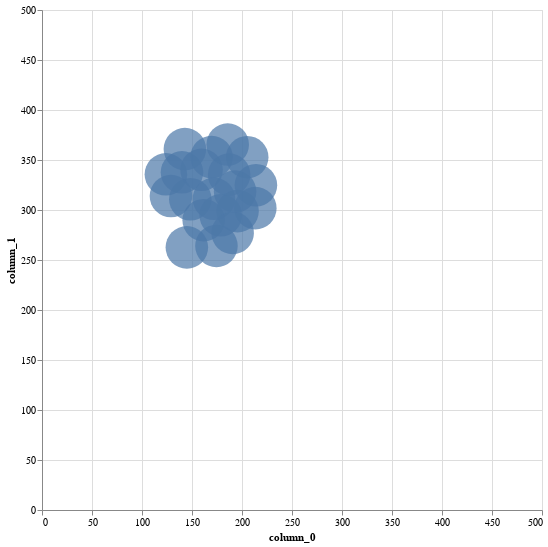

Write notebook code for a chart like this one.
### Markdown cell above
In `vega`, the `size` corresponds to the actual area size. 
The chart specifies 500px by 500 px.
If we assume that the charts need to be at least 8 px apart from each other, let's say we do a `12px` for the actual radius of the marks.

### Code cell
(
    
    alt.Chart(df).mark_point(filled = True, size = np.pi * 24 * 24).encode(
        alt.X('column_0').scale(domain=(0, 500)),
        alt.Y('column_1').scale(domain=(0, 500))
    ).properties(
        width = 500,
        height = 500
    )
)

### Figure 1 — Vega-Lite specification as saved in the notebook (floating-point values rounded to 4 significant figures)
{"config": {"view": {"continuousWidth": 300, "continuousHeight": 300}}, "data": {"name": "data-e5909f5ff004bd4ac74a4978fb7375a6"}, "mark": {"type": "point", "filled": true, "size": 1810.0}, "encoding": {"x": {"field": "column_0", "scale": {"domain": [0, 500]}, "type": "quantitative"}, "y": {"field": "column_1", "scale": {"domain": [0, 500]}, "type": "quantitative"}}, "height": 500, "width": 500, "$schema": "https://vega.github.io/schema/vega-lite/v6.1.0.json", "datasets": {"data-e5909f5ff004bd4ac74a4978fb7375a6": [{"column_0": 187.1, "column_1": 335.4}, {"column_0": 193.1, "column_1": 318.4}, {"column_0": 205.2, "column_1": 352.8}, {"column_0": 213.9, "column_1": 324.8}, {"column_0": 169.6, "column_1": 352.9}, {"column_0": 159.5, "column_1": 340.2}, {"column_0": 185.7, "column_1": 365.5}, {"column_0": 171.9, "column_1": 311.2}, {"column_0": 148.3, "column_1": 310.8}, {"column_0": 140.0, "column_1": 337.7}, {"column_0": 195.6, "column_1": 298.9}, {"column_0": 213.3, "column_1": 301.9}, {"column_0": 161.7, "column_1": 289.9}, {"column_0": 178.7, "column_1": 294.7}, {"column_0": 190.7, "column_1": 277.1}, {"column_0": 174.4, "column_1": 264.1}, {"column_0": 123.9, "column_1": 335.7}, {"column_0": 142.9, "column_1": 360.9}, {"column_0": 128.9, "column_1": 314.0}, {"column_0": 144.9, "column_1": 262.6}]}}
